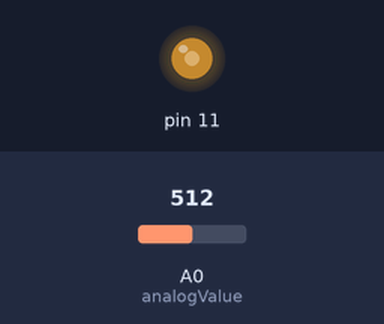
Recording of a sketch running on a simulated Arduino Uno, built with avr-gcc and run on an emulated ATmega328P. Parts: output pins drawn as LEDs (lit = HIGH). The test bench sets the inputs (shaded band); at power-on: A0 (analogValue) = 512.

Above: at 1.2 s.
1.3 s: A0 (analogValue) set to 716
At 1.8 s:
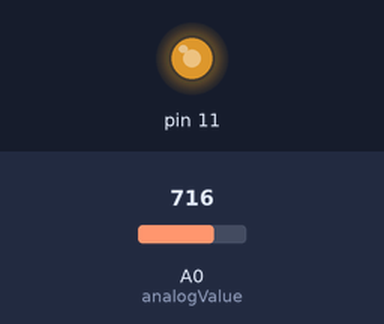
2.8 s: A0 (analogValue) set to 900
At 4.0 s:
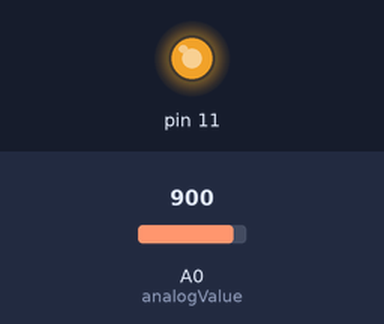
4.3 s: A0 (analogValue) set to 122
At 5.2 s:
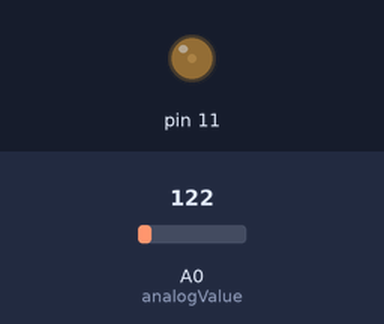
5.8 s: A0 (analogValue) set to 0
At 6.4 s:
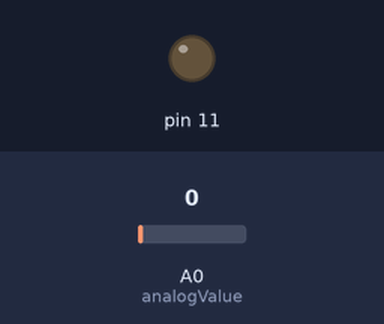
7.3 s: A0 (analogValue) set to 511
At 8.7 s:
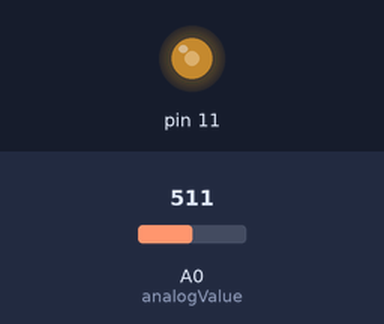
Timing chart, 0 to 9.8 s (numbered marks = the images above; inputs shaded):
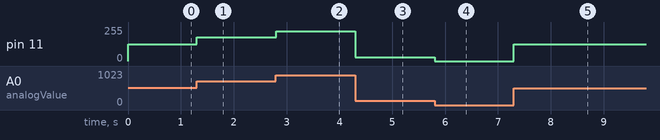

Measured:
- after the input at 1.3 s, pin 11: 127/255 → 178/255 at once
- after the input at 2.8 s, pin 11: 178/255 → 224/255 at once
- after the input at 4.3 s, pin 11: 224/255 → 30/255 at once
- after the input at 5.8 s, pin 11: 30/255 → 0/255 at once
- after the input at 7.3 s, pin 11: 0/255 → 127/255 at once

The sketch:

Potentiometer_Fade_LED.ino
```cpp
// This program fades an led based on the value coming from the Analog Input

// declaring variable. One analog input, one analog output, and two empty variables
int analogValue = A0;
int a;
int b;
int led = 11;                                // the analog output has to be a pin with PWM capability

void setup() {

}

void loop() {
a = analogRead(analogValue);                // reads the value from Analog 0
b = map(a, 0, 1023, 0, 255);                // The map function takes the values coming from Analog 0 which can be between 0 and 1023
                                            // and converts it into values from 0 to 255

analogWrite(11, b);                         // maps the value coming from variable b and writes it to the led

}
```
